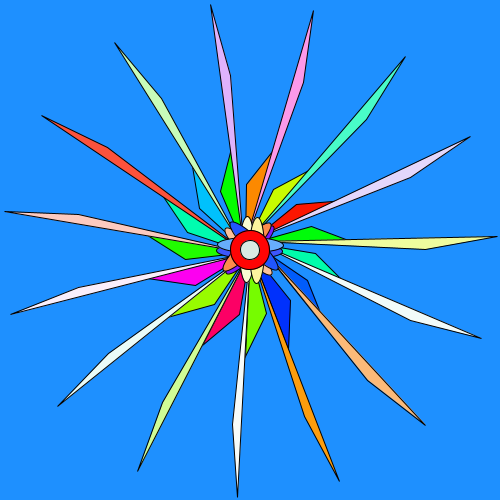
Frame 1 (no input)
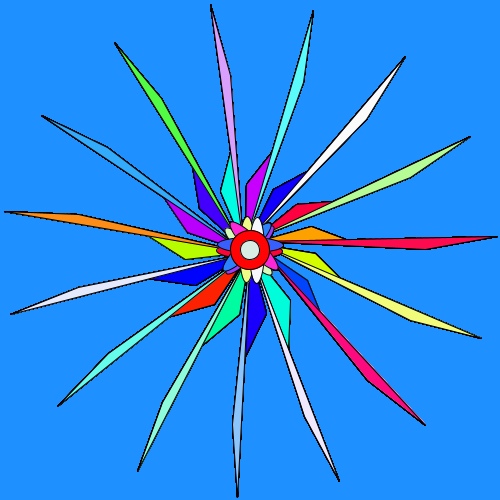
Frame 60 (the mouse pressed at the canvas centre just before this capture)
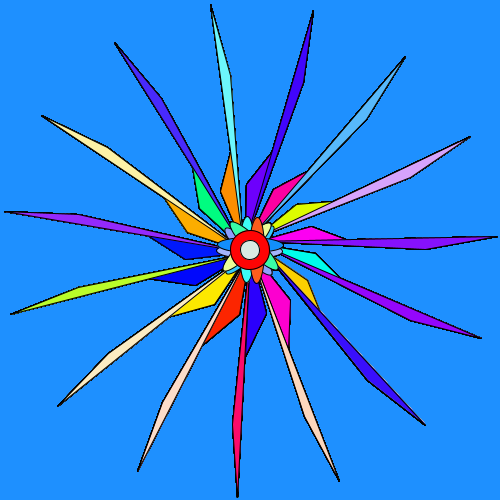
Frame 120 (the mouse held since frame 60 and released just before this capture)

The Processing sketch that drew these frames (run headless with seeded random() and noise(); from frame 60 on, the mouse is pressed at the canvas centre):

// Processing sketch: processing_186878
// ── processing_186878.pde


void setup(){
  size (500,500);
  background( 30,144,255);
 
  frameRate (5);
}

int a=0;
int b=0;

int pet= 15;
float angolo = (360/15);
float diviso =(360/8);
int pal=8;
void draw(){
 translate(250,250);
 colorMode(HSB);
 for( a= 0; a<pet; a++){
    rotate(radians(angolo));
   fill (random (250),255,252);
    triangle (a, b, 58, 30, 76, 75);
 }
for( a= 0; a<pet; a++){
    rotate(radians(angolo));
   fill (random (250),random(255),252);
    triangle (a, b, 118, 130, 176, 175);
}
for( a= 0; a<pal; a++){
    rotate(radians(diviso));
   fill (random (250),random(255),252);
    ellipse( a,b,15,66);

}

fill(255,250,255);
ellipse(0,0,40,40);
 fill(110,20,236);
ellipse(0,0,20,20); 
  
}
